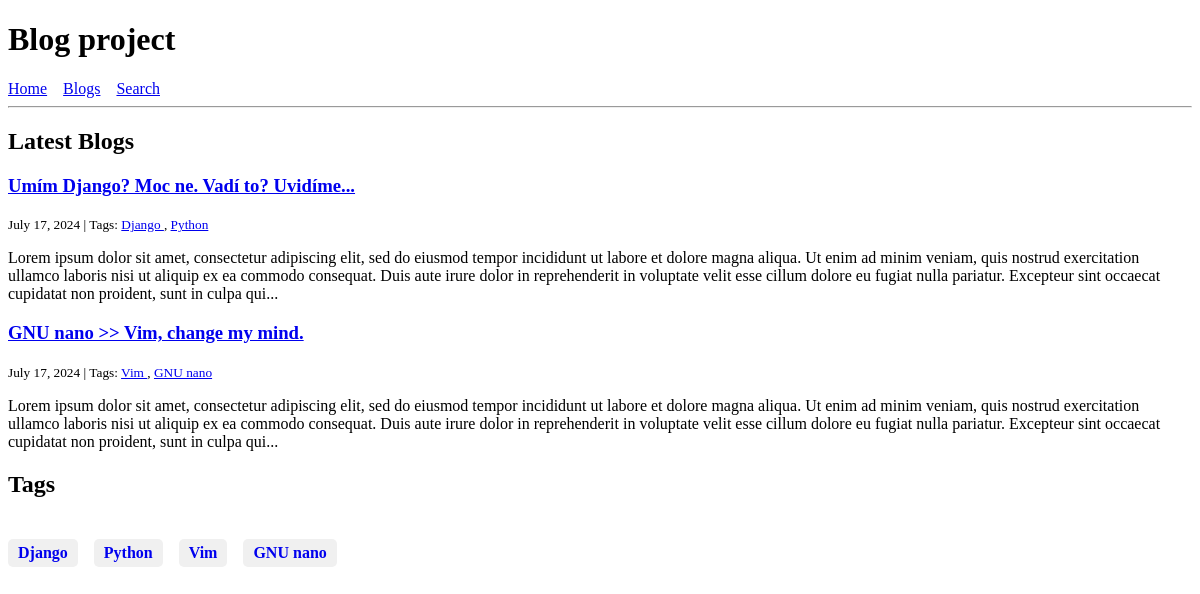
The page / on the database its author committed.
### blog/models.py (models this page shows, shortened)
class Blog(models.Model):
    title = models.CharField(max_length=200)
    content = models.TextField()
    full_image = models.ImageField(upload_to='full_images/')
    thumb_image = models.ImageField(upload_to='thumb_images/', blank=True, null=True)
    tags = models.ManyToManyField(Tag, related_name='blogs')
    created_at = models.DateTimeField(auto_now_add=True)
    slug = models.SlugField(max_length=200, unique=True, blank=True)

class Tag(models.Model):
    name = models.CharField(max_length=50, unique=True)
    slug = models.SlugField(max_length=50, unique=True, blank=True)

### blog/views.py (the view)
# urls.py: path('', views.homepage, name='homepage'),
def homepage(request):
    latest_blogs = Blog.objects.all().order_by("-created_at")[:3]
    tags = Tag.objects.all()
    return render(
        request, "blog/homepage.html", {"latest_blogs": latest_blogs, "tags": tags}
    )

### blog/templates/blog/homepage.html
{% extends "base.html" %}
{% block page_title %}
    <h2>Latest Blogs</h2>
{% endblock page_title %}
{% block page_content %}
    {% block blogs %}
        {% for blog in latest_blogs %}
            <h3><a href="{% url 'blog_detail' blog.slug %}">{{ blog.title }}</a></h3>
            <small>
                {{ blog.created_at.date }} | Tags:
                {% for tag in blog.tags.all %}
                    <a href="{% url 'blog_tag' tag.slug %}">
                        {{ tag.name }}
                    </a>{% if not forloop.last %}, {% endif %}
                {% endfor %}
            </small>
            <p>{{ blog.content | slice:":400" }}...</p>
        {% endfor %}
    {% endblock blogs %}
    <h2>Tags</h2>
    <div class="tag-container">
        {% block tags %}
            {% for tag in tags %}
                <h4><a href="{% url 'blog_tag' tag.name %}">{{ tag.name }}</a></h4>
            {% endfor %}
        {% endblock tags %}
    </div>
{% endblock page_content %}

### templates/base.html (shortened to what this page needs)
<!DOCTYPE html>
<html lang="en">
<head>
    <link rel="stylesheet" href="https://cdn.simplecss.org/simple.min.css">
</head>
<body>
    <h1>Blog project</h1>
    <div class="nav-links">
        <a href="{% url 'homepage' %}">Home</a>
        <a href="{% url 'blog_list' %}">Blogs</a>
        <a href="{% url 'search' %}">Search</a>
    </div>
    <hr>
    {% block page_title %}{% endblock page_title %}
    {% block page_content %}{% endblock page_content %}
</body>
</html>

### templates/base.html (style rules this page uses)
.nav-links { display: flex; gap: 1rem; }
.tag-container { display: flex; flex-wrap: wrap; gap: 1rem; }
.tag-container a { display: inline-block; padding: 5px 10px; background-color: #f0f0f0; border-radius: 5px; text-decoration: none; }

### rows shown on the page
Blog: title "Umím Django? Moc ne. Vadí to? Uvidíme...", created_at "July 17, 2024", content "Lorem ipsum dolor sit amet, consectetur adipiscing elit, sed do eiusmod tempor incididunt ut labore et dolore magna aliqua. Ut enim ad minim veniam, quis nostrud exercitation ullamco laboris nisi ut aliquip ex ea commodo consequat. Duis aute irure dolor in reprehenderit in voluptate velit esse cillum dolore eu fugiat nulla pariatur. Excepteur sint occaecat cupidatat non proident, sunt in culpa qui"
Tag: name "Django"
Tag: name "Python"
Blog: title "GNU nano >> Vim, change my mind.", created_at "July 17, 2024", content "Lorem ipsum dolor sit amet, consectetur adipiscing elit, sed do eiusmod tempor incididunt ut labore et dolore magna aliqua. Ut enim ad minim veniam, quis nostrud exercitation ullamco laboris nisi ut aliquip ex ea commodo consequat. Duis aute irure dolor in reprehenderit in voluptate velit esse cillum dolore eu fugiat nulla pariatur. Excepteur sint occaecat cupidatat non proident, sunt in culpa qui"
Tag: name "Vim"
Tag: name "GNU nano"
